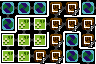

This game map was drawn from its Tiled (.tmx) file and the tilesets committed beside it. A one-line description and the full map source follow:
An orthogonal 6x4 tile map with 16x16 px tiles, 4 tile layers (Maze Shape, Room Properties, Minimap, Restrictions).

<map version="1.10" tiledversion="1.11.0" orientation="orthogonal" renderorder="right-down" width="6" height="4" tilewidth="16" tileheight="16" infinite="0" nextlayerid="5" nextobjectid="1">
 <properties>
  <property name="has_warp_zone" type="bool" value="true" />
 </properties>
 <tileset firstgid="1" source="../LayoutTiles.tsx" />
 <layer id="1" name="Maze Shape" width="6" height="4">
  <data encoding="csv">
33,19,20,35,20,51,
50,35,33,18,19,36,
35,18,52,34,2,50,
51,49,19,52,51,36
</data>
 </layer>
 <layer id="2" name="Room Properties" width="6" height="4">
  <data encoding="csv">
22,22,22,37,37,22,
22,21,21,37,37,37,
21,21,21,37,22,37,
21,21,37,37,22,22
</data>
 </layer>
 <layer id="4" name="Minimap" width="6" height="4">
  <data encoding="csv">
0,0,0,13,13,0,
0,14,14,13,13,13,
14,14,14,13,0,13,
14,14,13,13,0,0
</data>
 </layer>
 <layer id="3" name="Restrictions" width="6" height="4">
  <data encoding="csv">
0,0,0,16,16,0,
0,0,0,16,16,16,
0,0,0,16,0,16,
0,0,16,16,0,0
</data>
 </layer>
</map>
